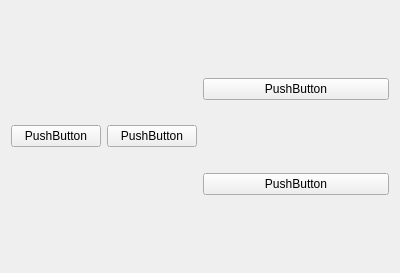
<?xml version="1.0" encoding="UTF-8"?>
<ui version="4.0">
 <class>Form</class>
 <widget class="QWidget" name="Form">
  <property name="geometry">
   <rect>
    <x>0</x>
    <y>0</y>
    <width>400</width>
    <height>273</height>
   </rect>
  </property>
  <property name="windowTitle">
   <string>Form</string>
  </property>
  <layout class="QHBoxLayout" name="horizontalLayout_2">
   <item>
    <layout class="QHBoxLayout" name="horizontalLayout">
     <item>
      <widget class="QPushButton" name="pushButton_4">
       <property name="text">
        <string>PushButton</string>
       </property>
      </widget>
     </item>
     <item>
      <widget class="QPushButton" name="pushButton_3">
       <property name="text">
        <string>PushButton</string>
       </property>
      </widget>
     </item>
    </layout>
   </item>
   <item>
    <layout class="QVBoxLayout" name="verticalLayout">
     <item>
      <widget class="QPushButton" name="pushButton_2">
       <property name="text">
        <string>PushButton</string>
       </property>
      </widget>
     </item>
     <item>
      <widget class="QPushButton" name="pushButton">
       <property name="text">
        <string>PushButton</string>
       </property>
      </widget>
     </item>
    </layout>
   </item>
  </layout>
 </widget>
 <resources/>
 <connections/>
</ui>
